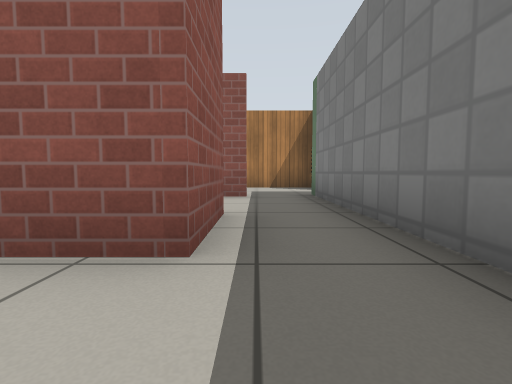
[1] (above)

19 first-person views from a walk through a world built for the Gazebo simulator. The camera is 0.5 m above the floor, tilts 4° down and sees 85° across. The floor is counted in squares, 1 m on a side. Each view is taken from the middle of a square. On the plan, view 1 faces up. The plan holds only what a view shows up to about 9 squares ahead; the rest is blank. Gazebo's built-in surfaces are drawn with simple patterns.

[2]
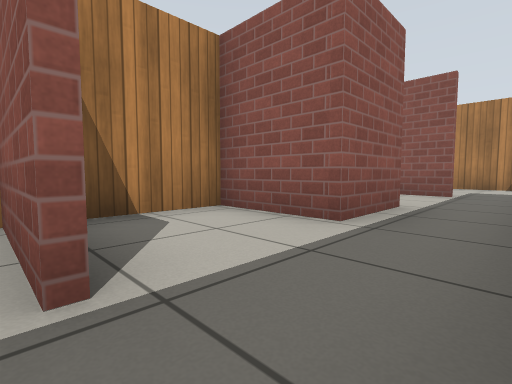

[3]
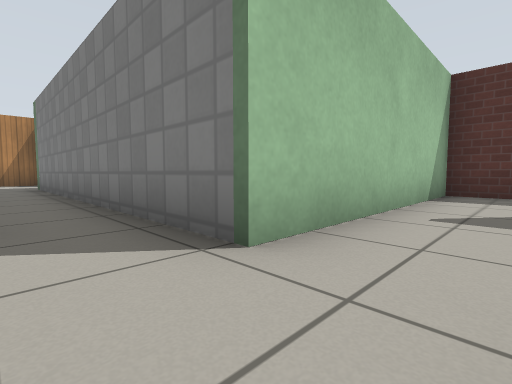

[4]
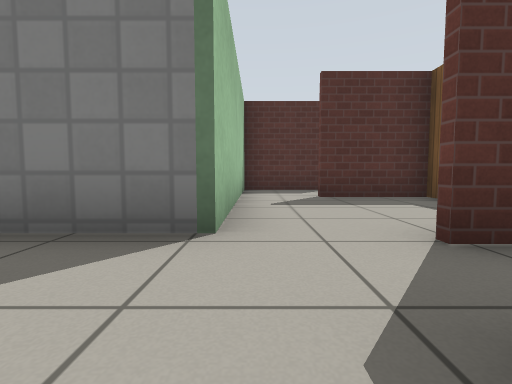

[5]
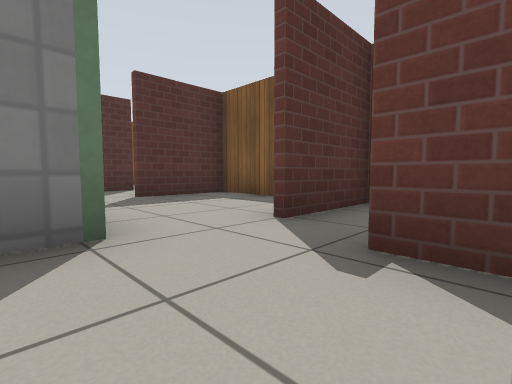

[6]
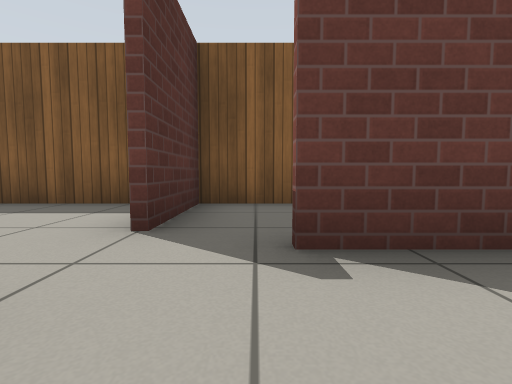

[7]
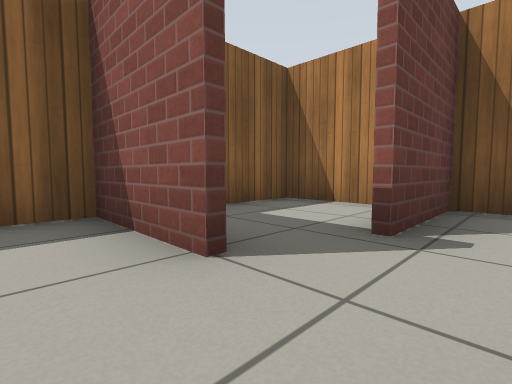

[8]
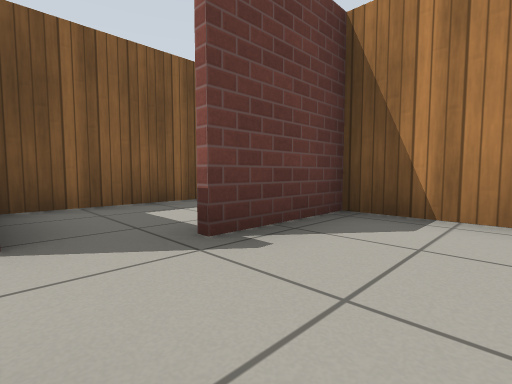

[9]
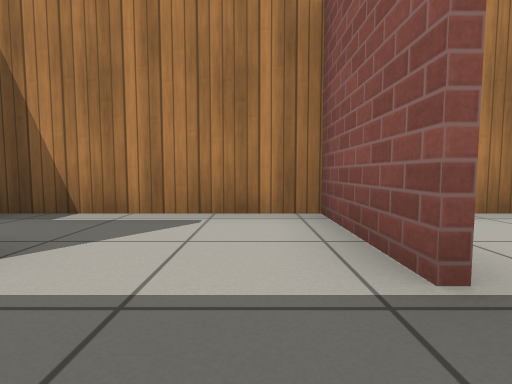

[10]
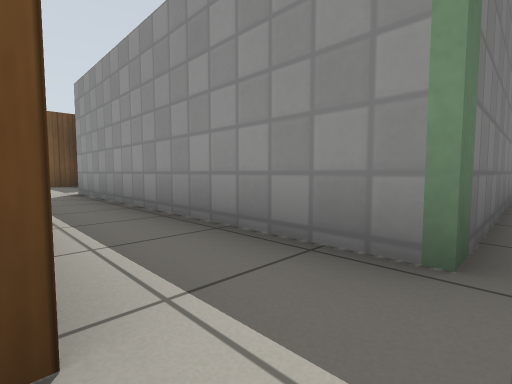

[11]
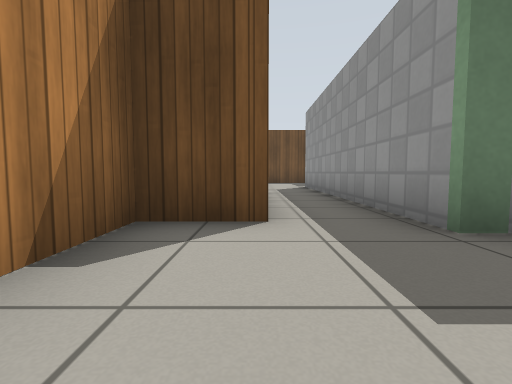

[12]
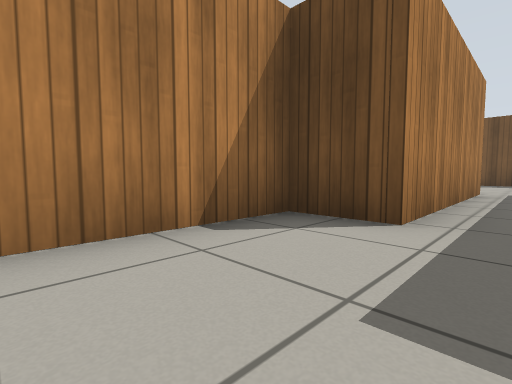

[13]
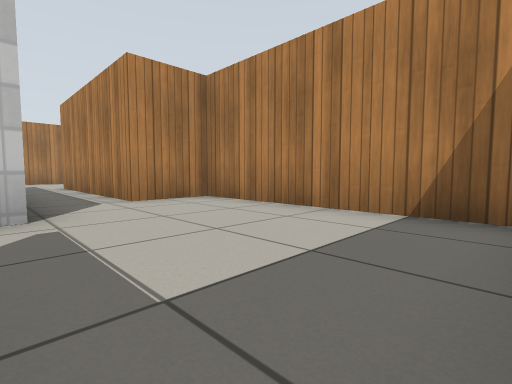

[14]
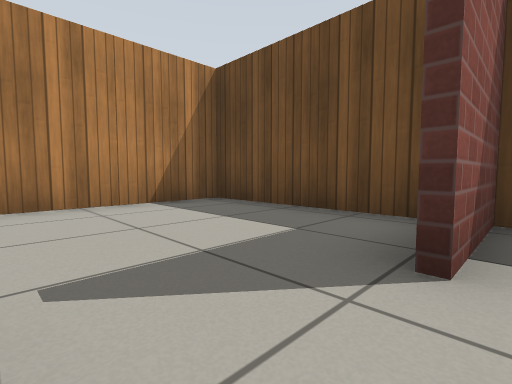

[15]
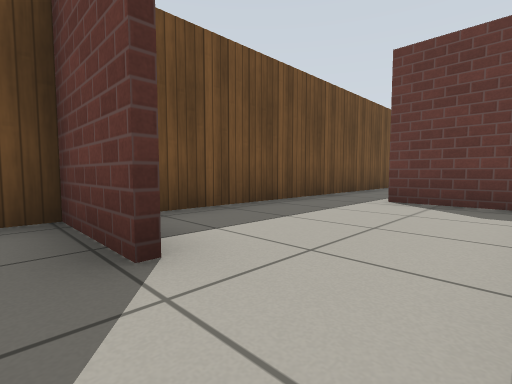

[16]
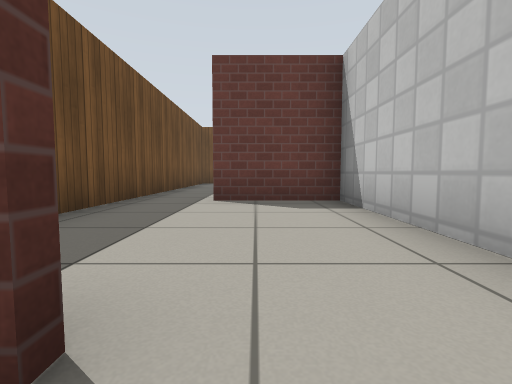

[17]
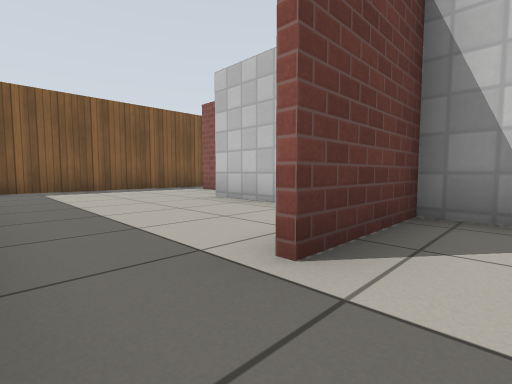

[18]
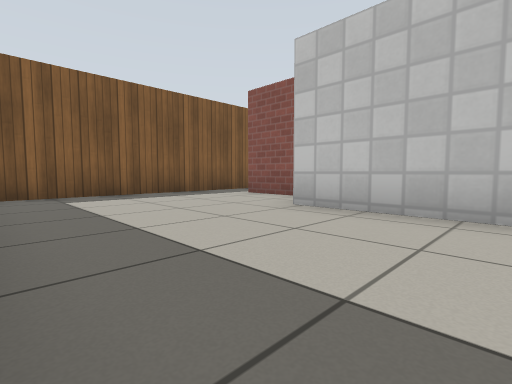

[19]
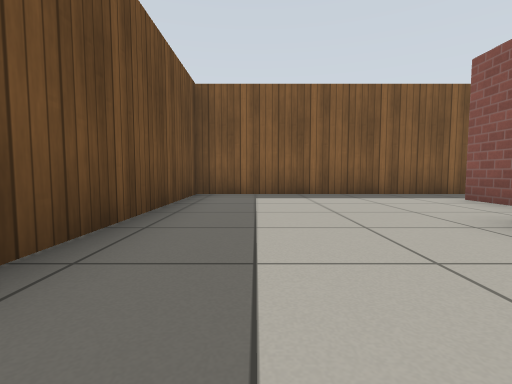

### Floor plan
Key: @ floor where view 1 was taken; # wall or solid block; . floor.
Columns run from 3 left of view 1 to 13 right of it. Each row starts with its distance up from view 1.
 10           #######
  9   ####    #.....#
  8 #....######.....#
  7  ...............#
  6 ###..#######....#
  5 #....#     #..###
  4 #....#     #....#
  3 #.#..#     #....#
  2 ###..#     #....#
  1 #....#     ###..#
  0 #..@.#     #....#
 -1 ###..#     #....#
 -2 #....#######....#
 -3 #.........#.....#
 -4 ###.......#.....#
 -5 #...#...#.#.....#
 -6 #...#...#.......#
 -7 #################

Where each view was taken, in squares from view 1:
view 1: 0 up, 0 right, facing up
view 2: 1 down, 1 right, facing up-left
view 3: 4 down, 0 right, facing up-right
view 4: 3 down, 1 left, facing right
view 5: 2 down, 1 left, facing down-right
view 6: 2 down, 0 right, facing down
view 7: 3 down, 2 right, facing down-left
view 8: 2 down, 1 right, facing down-left
view 9: 5 up, 1 right, facing left
view 10: 8 up, 1 right, facing down-right
view 11: 8 up, 1 left, facing right
view 12: 7 up, 1 left, facing up-right
view 13: 6 up, 12 right, facing up-left
view 14: 5 up, 9 right, facing up-right
view 15: 6 up, 9 right, facing down-right
view 16: 6 up, 10 right, facing down
view 17: 2 up, 12 right, facing down-left
view 18: 0 up, 12 right, facing down-left
view 19: 0 up, 11 right, facing down
